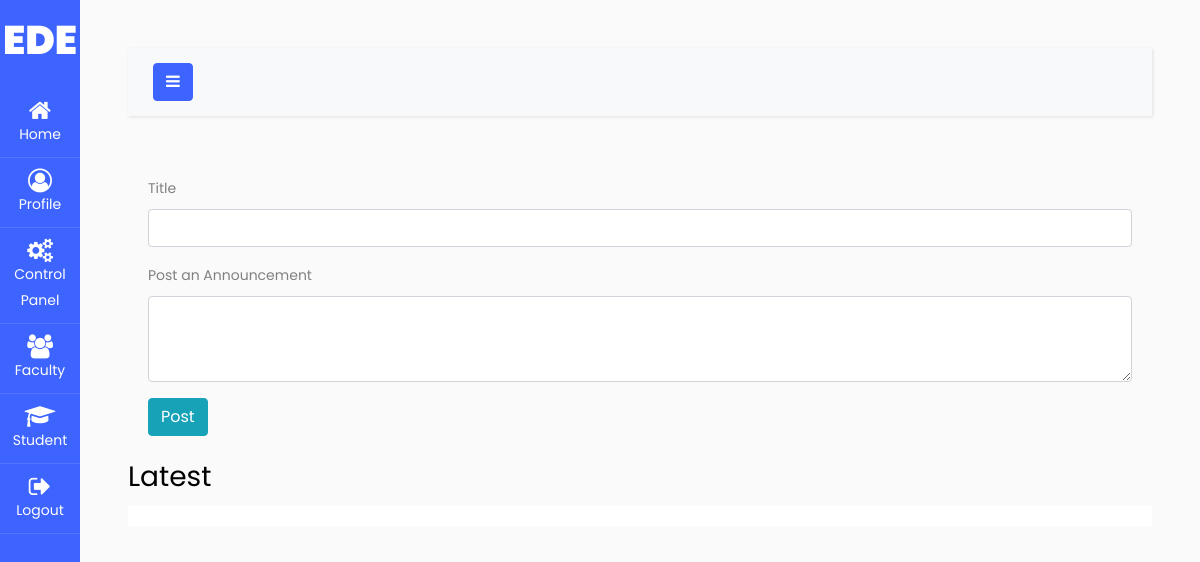
The app's page /home/ (signed in), older data.
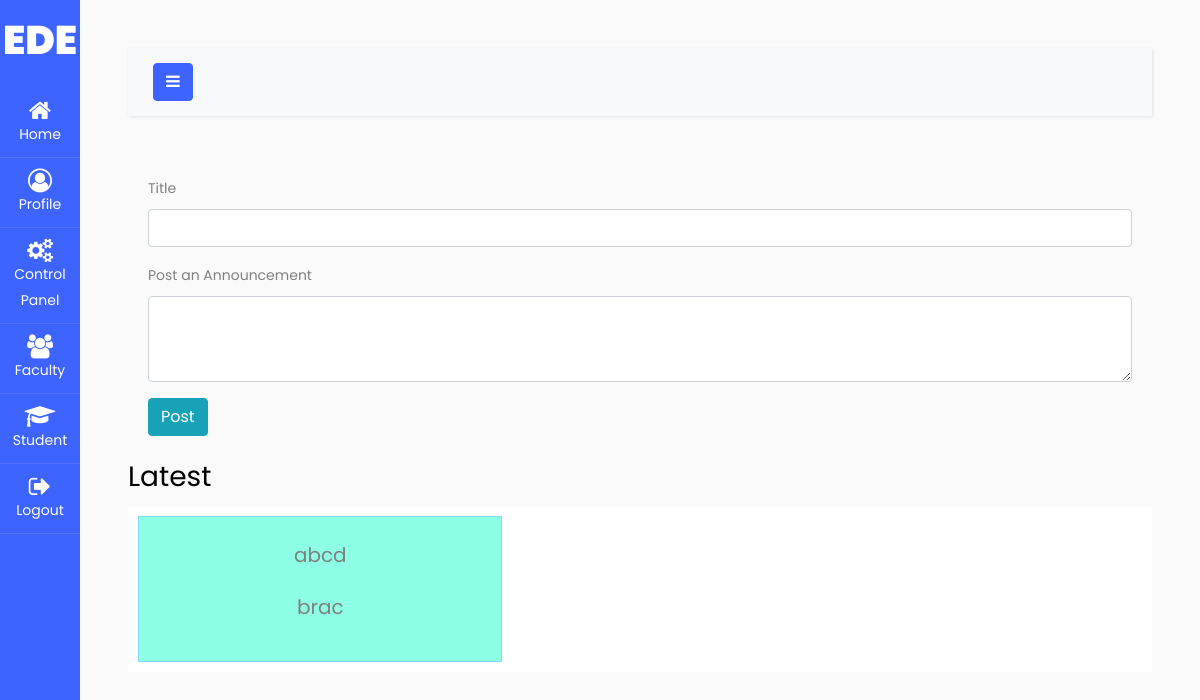
The same page, newer data.
### orgAdmin/models.py (models this page shows, shortened)
class Announcement(models.Model):
    announcement_id = models.AutoField(primary_key=True, unique=True)
    posted_by = models.ForeignKey(User, on_delete=models.CASCADE)
    org = models.ForeignKey(ORG, on_delete=models.CASCADE)
    title = models.CharField(max_length=100)
    body = models.TextField()
    date = models.DateField(default=datetime.date.today)
    time = models.TimeField(default=datetime.datetime.now().time())

### orgAdmin/views.py (the view, shortened to what this page needs)
# urls.py: path("home/", views.announcements, name="announcements"),
def announcements(request):
    obj = ORG.objects.get(user=request.user)
    announcements = Announcement.objects.filter(org=ORG.objects.get(user=request.user))
    return render(
        request, "./orgAdmin/home.html", {"announcements": announcements, "obj": obj}
    )

### templates/orgAdmin/home.html (shortened to what this page needs)
{% extends "orgAdmin/navbar.html" %}
{% block content %}
<div class="announce">
    <form id="myForm" method="post">
        <div class="form-group">
            <label for="exampleFormControlInput1">Title</label>
            <input type="text" class="form-control" id="exampleFormControlInput1" name="title">
        </div>
        <div class="form-group">
            <label for="exampleFormControlTextarea1">Post an Announcement </label>
            <textarea class="form-control" id="exampleFormControlTextarea1" rows="3" name="text"></textarea>
        </div>
        <button class="btn btn-info">Post</button>
    </form>
</div>
<h3>Latest</h3>
<div class="grid-container">
    {% for a in announcements %}
    <div class="grid-item">
        <p>{{a.body}}</p>
        <p>{{a.posted_by}}</p>
    </div>
    {% endfor %}
</div>
{% endblock %}

### templates/orgAdmin/navbar.html (shortened to what this page needs)
{% extends 'extend_part/navbar.html' %}
{% load static %}
{% block navbar_element %}
<li class="active">
  <a href="/home"><span class="fa fa-home"></span>Home</a>
</li>
<li>
  <a href="{% url 'orgProfile' %}"><span class="fa fa-user-circle-o"></span>Profile</a>
</li>
<li>
  <a href="{% url 'controlPanel' %}"><span class="fa fa-cogs"></span>Control Panel</a>
</li>
<li>
  <a href="{% url 'faculty' %}"><span class="fa fa-users"></span>Faculty</a>
</li>
<li>
  <a href="{% url 'student' %}"><span class="fa fa-graduation-cap"></span>Student</a>
</li>
<li>
  <a href="{% url 'logout' %}"><span class="fa fa-sign-out"></span> Logout </a>
</li>
{% endblock %}

### templates/extend_part/navbar.html (shortened to what this page needs)
{% load static %}
<!doctype html>
<html lang="en">
<head>
  <link rel="stylesheet" href="https://stackpath.bootstrapcdn.com/font-awesome/4.7.0/css/font-awesome.min.css">
  <link rel="stylesheet" href="{% static 'home/css/style.css' %}">
</head>
<body>
  <div class="wrapper d-flex align-items-stretch">
    <nav id="sidebar" class="active">
      <h1><a href="/home" class="logo">EDE</a></h1>
      <ul class="list-unstyled components mb-5">
        {% block navbar_element %}{% endblock navbar_element%}
      </ul>
    </nav>
    <div id="content" class="p-4 p-md-5">
      <nav class="navbar navbar-expand-lg navbar-light bg-light">
        <div class="container-fluid">
          <button type="button" id="sidebarCollapse" class="btn btn-primary">
            <i class="fa fa-bars"></i>
          </button>
        </div>
      </nav>
      {% block content %}
      {% endblock content %}
    </div>
  </div>
</body>
</html>

### templates/orgAdmin/home.html (style rules this page uses)
.grid-container { display: grid; gap: 50px; grid-template-columns: auto auto auto; background-color: #ffffff; padding: 10px; }
.grid-item { background-color: rgba(113, 255, 222, 0.8); border: 1px solid rgba(131, 209, 255, 0.8); padding: 20px; font-size: 20px; text-align: center; }
.announce { padding: 20px; }

Row changes from the older to the newer data that the page shows:
added Announcement: body "abcd", posted_by "brac"
